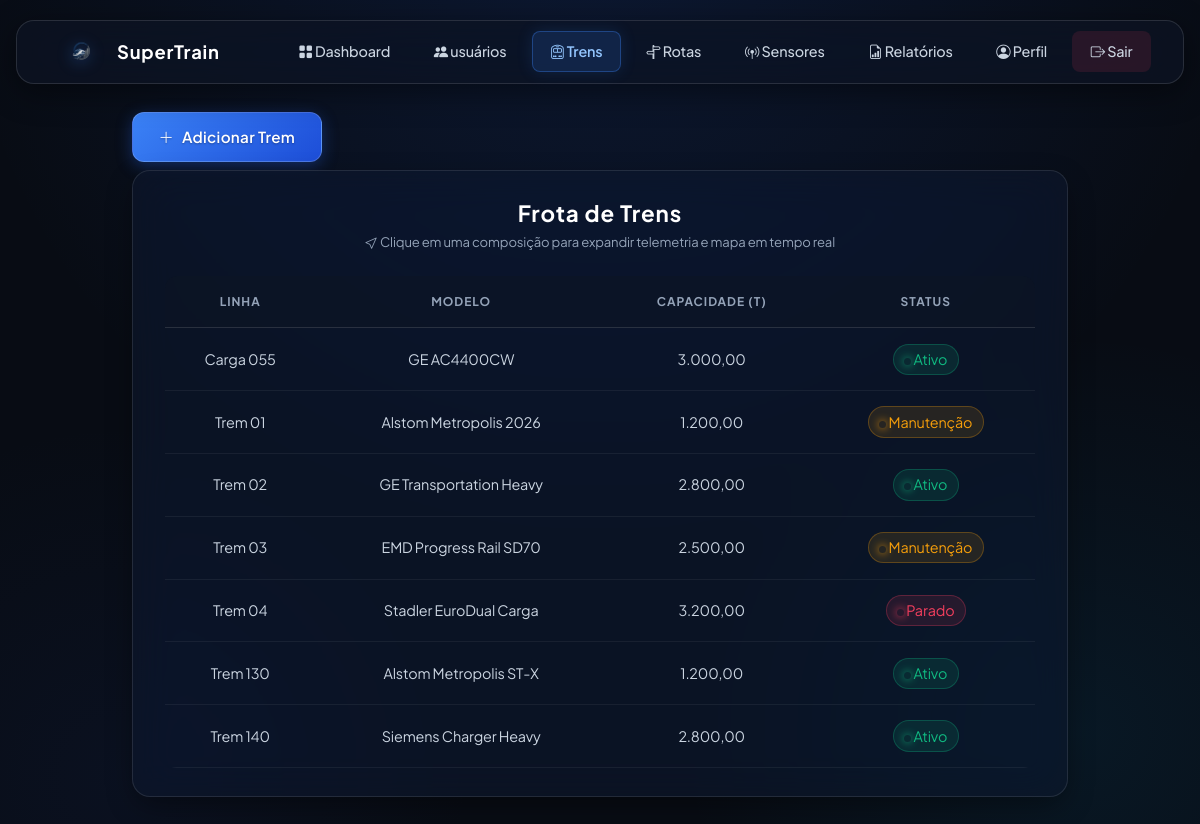
Before: /trens.php (signed in) with the older database file.
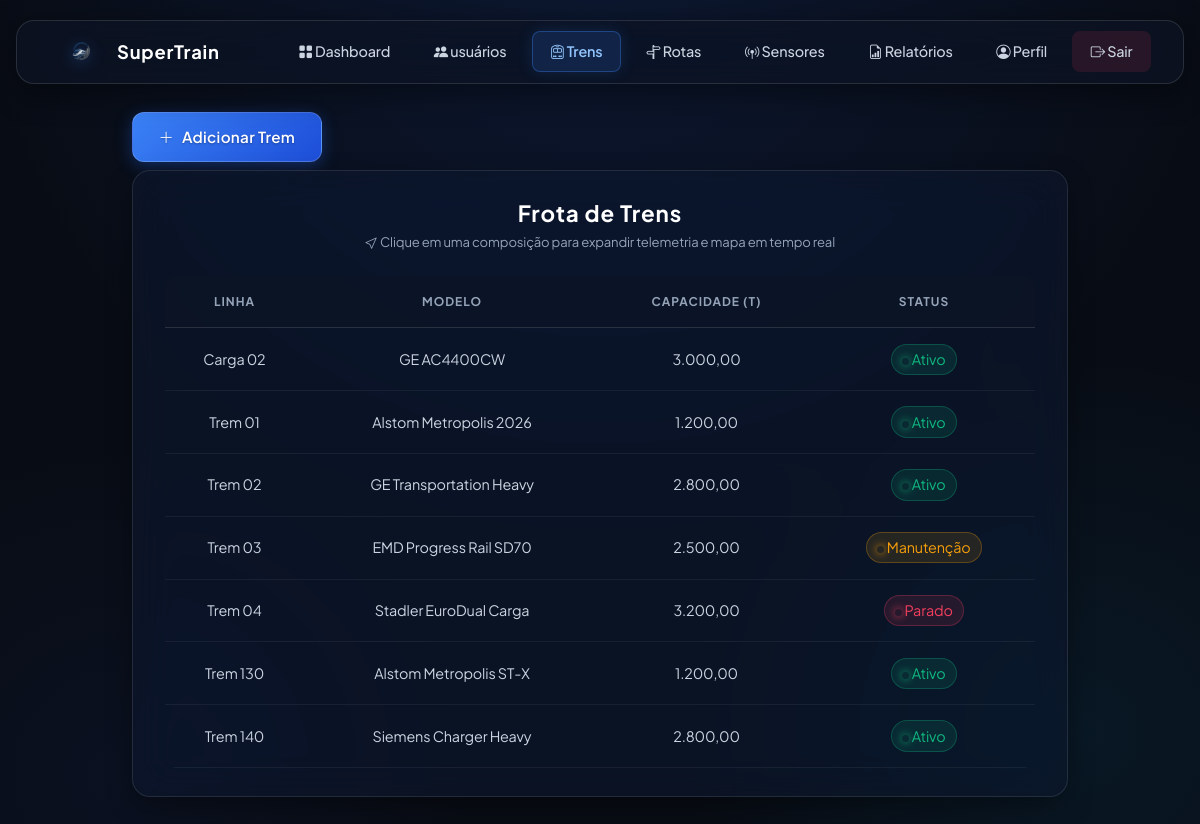
After: the same page with the newer database file.
### tables this page shows
CREATE TABLE `trens` (
    `id` INT AUTO_INCREMENT PRIMARY KEY,
    `prefixo` VARCHAR(20) NOT NULL UNIQUE,
    `modelo_composicao` VARCHAR(100) NOT NULL DEFAULT 'SuperTrain Série 2000',
    `linha_id` INT NULL,
    `tipo` ENUM('passageiros', 'carga', 'expresso') NOT NULL DEFAULT 'passageiros',
    `status_operacional` ENUM('ativo', 'parado', 'manutencao') NOT NULL DEFAULT 'ativo',
    `capacidade_maxima` INT NOT NULL DEFAULT 800,
    `velocidade_maxima_kmh` DECIMAL(5,2) NOT NULL DEFAULT 80.00,
    `ano_fabricacao` YEAR NOT NULL DEFAULT 2024,
    `ativo` BOOLEAN NOT NULL DEFAULT TRUE,
    `criado_em` DATETIME DEFAULT CURRENT_TIMESTAMP,
    `atualizado_em` DATETIME DEFAULT CURRENT_TIMESTAMP ON UPDATE CURRENT_TIMESTAMP,
    CONSTRAINT `fk_trens_linha` FOREIGN KEY (`linha_id`) REFERENCES `linhas`(`id`) ON DELETE SET NULL,
    INDEX `idx_trens_status` (`status_operacional`),
    INDEX `idx_trens_linha` (`linha_id`)
);

### trens.php (the view, shortened to what the changed rows need)
<?php
require 'config.php';
$resultado = $conexao->query('SELECT * FROM trens ORDER BY prefixo');
?>
<!DOCTYPE html>
<html lang="pt-br">
<head>
  <link href="https://cdn.jsdelivr.net/npm/bootstrap@5.3.3/dist/css/bootstrap.min.css" rel="stylesheet" />
  <link rel="stylesheet" href="https://cdn.jsdelivr.net/npm/bootstrap-icons@1.11.3/font/bootstrap-icons.min.css" />
  <link rel="stylesheet" href="estilo/trens.css" />
</head>
<body>
  <main>
    <div class="container trens-container">
      <div class="card card-bg-blur trens-card">
        <div class="card-header-custom">
          <h1 class="card-title">Frota de Trens</h1>
        </div>
        <?php
        if ($resultado->num_rows === 0):
        ?>
          <div class="empty-fleet-state">
            <i class="bi bi-train-front empty-icon"></i>
            <p class="empty-text">Nenhum trem cadastrado no momento.</p>
            <a href="formulario.php" class="btn btn-primary btn-adicionar-trem">
              <i class="bi bi-plus-lg"></i>
              <span>Cadastrar Primeiro Trem</span>
            </a>
          </div>
        <?php
        else:
        ?>
          <div class="table-responsive">
            <table class="table text-center mb-0">
              <thead>
                <tr>
                  <th scope="col">Linha</th>
                  <th scope="col">Modelo</th>
                  <th scope="col">Capacidade (T)</th>
                  <th scope="col">Status</th>
                </tr>
              </thead>
              <tbody>
                <?php
                while ($linha = $resultado->fetch_assoc()) :
                ?>
                  <tr class="train-row" data-bs-toggle="collapse" data-bs-target="#detalhes-trem-<?= htmlspecialchars($linha['id']) ?>" aria-expanded="false">
                    <td scope="row"><?= htmlspecialchars($linha['prefixo']) ?></td>
                    <td><?= htmlspecialchars($linha['modelo_composicao']) ?></td>
                    <td><?= number_format((float) $linha['capacidade_maxima'], 2, ',', '.') ?></td>
                    <td>
                      <span class="status-<?= [
                        'ativo' => 'ativo',
                        'manutencao' => 'atencao',
                        'parado' => 'parado'
                      ][$linha['status_operacional']] ?? 'desconhecido';?>">
                        <span class="status-dot"></span> <?= [
                          'ativo' => 'Ativo',
                          'manutencao' => 'Manutenção',
                          'parado' => 'Parado'
                        ][$linha['status_operacional']] ?? 'desconhecido';?>
                      </span>
                    </td>
                  </tr>
                <?php
                endwhile;
                ?>
              </tbody>
            </table>
          </div>
      </div>
    </div>
  <?php
        endif;
  ?>
  </main>
</body>
</html>

Changed rows visible on the page:
changed trens "GE AC4400CW": prefixo "Carga 055" → "Carga 02"
changed trens "Trem 01": status_operacional "Manutenção" → "Ativo"
